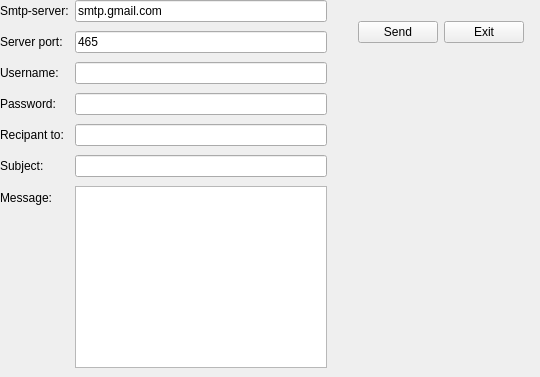
      <widget class="QWidget" name="tab_14">
       <attribute name="title">
        <string>E-MAIL</string>
       </attribute>
       <widget class="QLabel" name="label_14">
        <property name="geometry">
         <rect>
          <x>0</x>
          <y>0</y>
          <width>531</width>
          <height>321</height>
         </rect>
        </property>
        <property name="styleSheet">
         <string notr="true">background-image: url(:/bg.jpg);</string>
        </property>
        <property name="text">
         <string/>
        </property>
        <property name="pixmap">
         <pixmap>../60342173_2276972439287605_1529191567795945472_n.jpg</pixmap>
        </property>
       </widget>
       <widget class="QWidget" name="layoutWidget_2">
        <property name="geometry">
         <rect>
          <x>320</x>
          <y>20</y>
          <width>204</width>
          <height>25</height>
         </rect>
        </property>
        <layout class="QHBoxLayout" name="horizontalLayout">
         <item>
          <spacer name="horizontalSpacer">
           <property name="orientation">
            <enum>Qt::Horizontal</enum>
           </property>
           <property name="sizeHint" stdset="0">
            <size>
             <width>40</width>
             <height>20</height>
            </size>
           </property>
          </spacer>
         </item>
         <item>
          <widget class="QPushButton" name="sendBtn">
           <property name="text">
            <string>Send</string>
           </property>
          </widget>
         </item>
         <item>
          <widget class="QPushButton" name="exitBtn">
           <property name="text">
            <string>Exit</string>
           </property>
          </widget>
         </item>
        </layout>
       </widget>
       <widget class="QWidget" name="layoutWidget">
        <property name="geometry">
         <rect>
          <x>0</x>
          <y>0</y>
          <width>327</width>
          <height>368</height>
         </rect>
        </property>
        <layout class="QFormLayout" name="formLayout">
         <property name="fieldGrowthPolicy">
          <enum>QFormLayout::ExpandingFieldsGrow</enum>
         </property>
         <property name="rowWrapPolicy">
          <enum>QFormLayout::WrapLongRows</enum>
         </property>
         <property name="verticalSpacing">
          <number>9</number>
         </property>
         <item row="0" column="0">
          <widget class="QLabel" name="label_61">
           <property name="text">
            <string>Smtp-server:</string>
           </property>
          </widget>
         </item>
         <item row="1" column="0">
          <widget class="QLabel" name="label_62">
           <property name="text">
            <string>Server port:</string>
           </property>
          </widget>
         </item>
         <item row="2" column="0">
          <widget class="QLabel" name="label_63">
           <property name="text">
            <string>Username:</string>
           </property>
          </widget>
         </item>
         <item row="3" column="0">
          <widget class="QLabel" name="label_64">
           <property name="text">
            <string>Password:</string>
           </property>
          </widget>
         </item>
         <item row="4" column="0">
          <widget class="QLabel" name="label_65">
           <property name="text">
            <string>Recipant to:</string>
           </property>
          </widget>
         </item>
         <item row="5" column="0">
          <widget class="QLabel" name="label_66">
           <property name="text">
            <string>Subject:</string>
           </property>
          </widget>
         </item>
         <item row="6" column="0">
          <widget class="QLabel" name="label_67">
           <property name="text">
            <string>Message:</string>
           </property>
          </widget>
         </item>
         <item row="0" column="1">
          <widget class="QLineEdit" name="server">
           <property name="text">
            <string>smtp.gmail.com</string>
           </property>
          </widget>
         </item>
         <item row="1" column="1">
          <widget class="QLineEdit" name="port">
           <property name="text">
            <string>465</string>
           </property>
          </widget>
         </item>
         <item row="2" column="1">
          <widget class="QLineEdit" name="uname"/>
         </item>
         <item row="3" column="1">
          <widget class="QLineEdit" name="paswd">
           <property name="inputMask">
            <string/>
           </property>
           <property name="echoMode">
            <enum>QLineEdit::Password</enum>
           </property>
          </widget>
         </item>
         <item row="4" column="1">
          <widget class="QLineEdit" name="rcpt"/>
         </item>
         <item row="5" column="1">
          <widget class="QLineEdit" name="subject"/>
         </item>
         <item row="6" column="1">
          <widget class="QPlainTextEdit" name="msg"/>
         </item>
        </layout>
       </widget>
      </widget>
